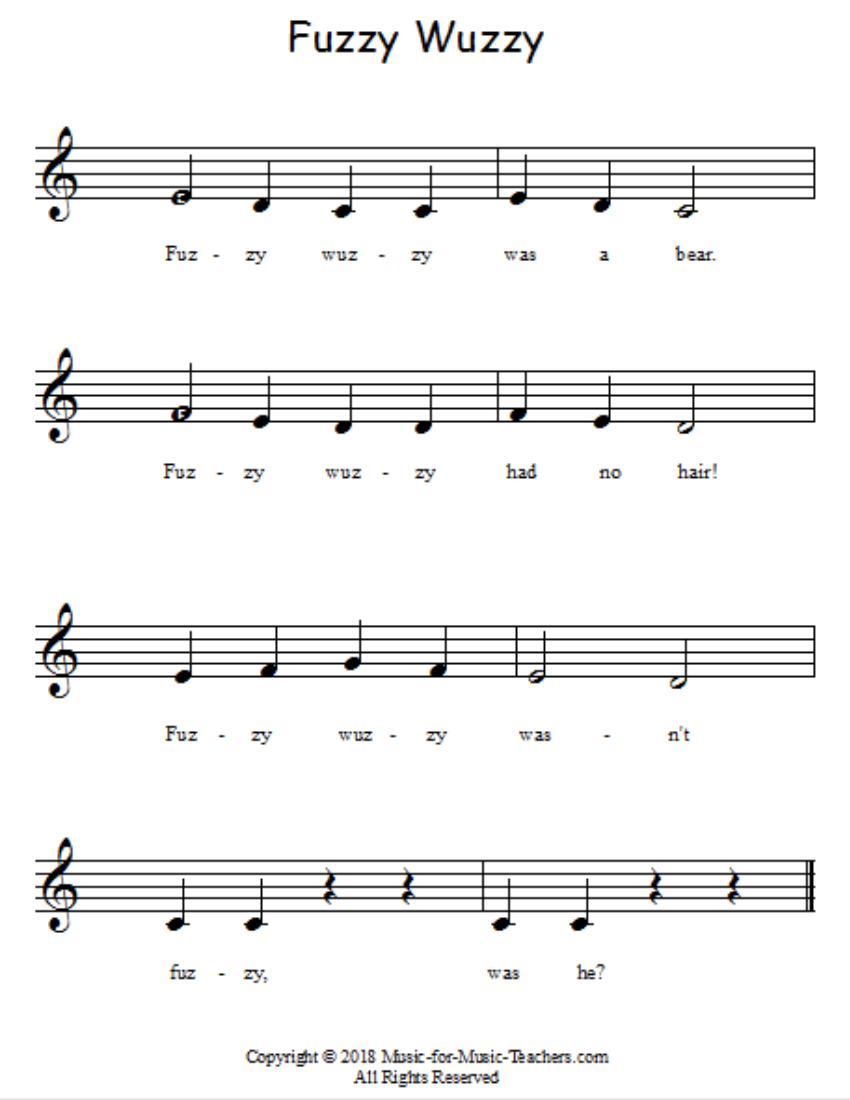
#> input picture midi_conversion/data/fuzzy-wuzzy.png, 850 x 1100 px
$ python hough.py
#> lines starting #> are read from the running program, lines starting #| are printed output that depends on the picture; after the words box and inside, x2 and y2 are one past the last pixel; in counts of white or black regions, pixels touching at a corner belong together
### code/sorin_cheat_staff_removal.py
import cv2
import numpy as np


def staff_removal(image_path):
#> called with image_path = '../midi_conversion/data/fuzzy-wuzzy.png'
    img = cv2.imread(image_path)
#> img is the input picture: shape (1100, 850, 3); mean B, G, R 242.6, 242.5, 242.6
    img = cv2.cvtColor(img, cv2.COLOR_BGR2GRAY)
#> img: shape (1100, 850)

    img = cv2.bitwise_not(img)
    th2 = cv2.adaptiveThreshold(
        img, 255, cv2.ADAPTIVE_THRESH_MEAN_C, cv2.THRESH_BINARY, 15, -2)
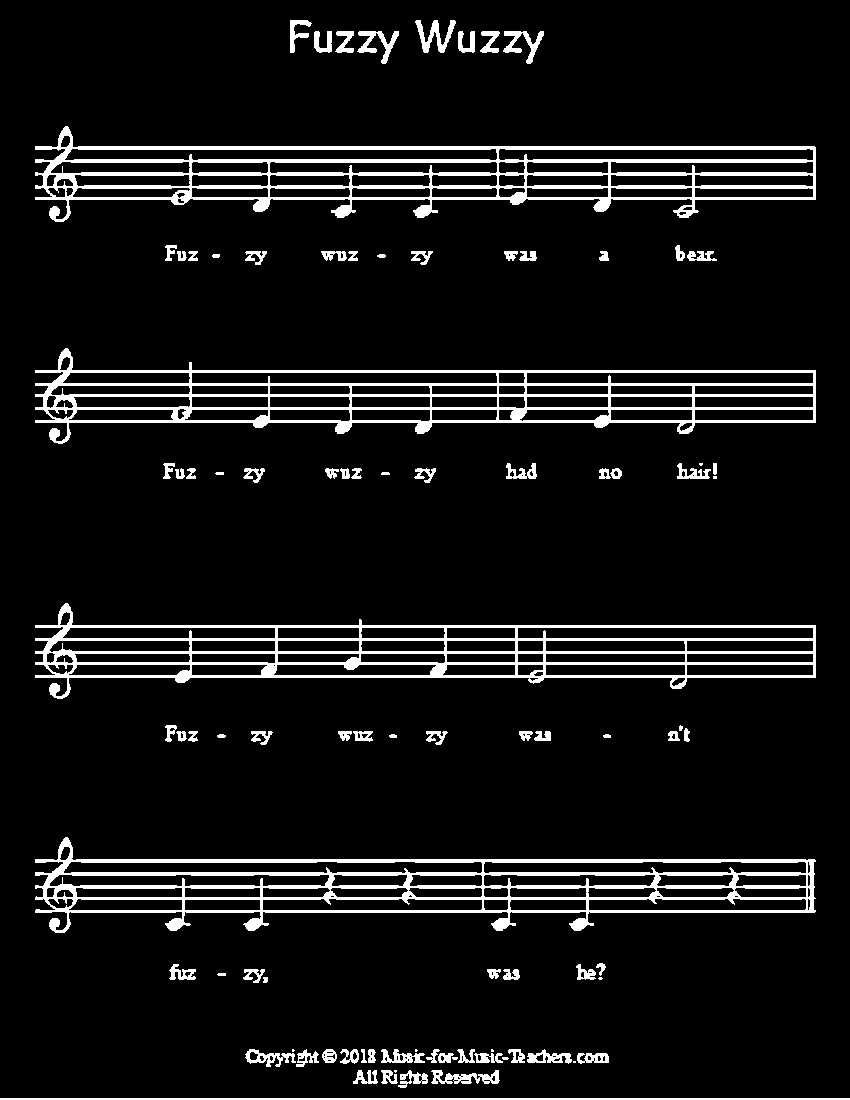
#> th2: shape (1100, 850); 8% white; 93 white regions (11 under 20 px), largest, box (x1, y1, x2, y2) and area: (35, 126, 816, 222) 16747, (35, 837, 816, 933) 16045, (35, 348, 816, 444) 14141
    # cv2.imshow("th2", th2)
    # cv2.waitKey(0)
    # cv2.destroyAllWindows()

    horizontal = th2
    vertical = th2
    rows, cols = horizontal.shape
#> rows = 1100; cols = 850

    # inverse the image, so that lines are black for masking
    horizontal_inv = cv2.bitwise_not(horizontal)
    # perform bitwise_and to mask the lines with provided mask
    masked_img = cv2.bitwise_and(img, img, mask=horizontal_inv)
    # reverse the image back to normal
    masked_img_inv = cv2.bitwise_not(masked_img)
    # cv2.imshow("masked img", masked_img_inv)
    # cv2.waitKey(0)
    # cv2.destroyAllWindows()

    horizontalsize = int(cols / 30)
#> horizontalsize = 28
    horizontalStructure = cv2.getStructuringElement(
        cv2.MORPH_RECT, (horizontalsize, 1))
    horizontal = cv2.erode(horizontal, horizontalStructure, (-1, -1))
#> horizontal: shape (1100, 850); 5% white; 23 white regions (2 under 20 px), largest, box (x1, y1, x2, y2) and area: (49, 146, 803, 150) 2879, (49, 859, 803, 863) 2668, (49, 159, 803, 163) 2622
    horizontal = cv2.dilate(horizontal, horizontalStructure, (-1, -1))
#> horizontal: shape (1100, 850); 5.5% white; 23 white regions, largest, box (x1, y1, x2, y2) and area: (36, 146, 817, 150) 3014, (36, 859, 817, 863) 2911, (36, 159, 817, 163) 2892
    # cv2.imshow("horizontal", horizontal)
    # cv2.waitKey(0)
    # cv2.destroyAllWindows()

    verticalsize = int(rows / 200)
#> verticalsize = 5
    verticalStructure = cv2.getStructuringElement(
        cv2.MORPH_RECT, (1, verticalsize))
#> verticalStructure = [1, 1, 1, 1, 1]
    vertical = cv2.erode(vertical, verticalStructure, (-1, -1))
#> vertical: shape (1100, 850); 1.4% white; 287 white regions (168 under 20 px), largest, box (x1, y1, x2, y2) and area: (416, 22, 455, 51) 389, (43, 605, 73, 667) 337, (43, 350, 73, 412) 334
    vertical = cv2.dilate(vertical, verticalStructure, (-1, -1))
#> vertical: shape (1100, 850); 2.2% white; 257 white regions (40 under 20 px), largest, box (x1, y1, x2, y2) and area: (416, 20, 455, 53) 545, (43, 603, 73, 669) 509, (43, 348, 73, 414) 506
    # cv2.imshow("vertical", vertical)
    # cv2.waitKey(0)
    # cv2.destroyAllWindows()

    vertical = cv2.bitwise_not(vertical)
    # cv2.imshow("vertical_bitwise_not", vertical)
    # cv2.waitKey(0)
    # cv2.destroyAllWindows()

    # step1
    edges = cv2.adaptiveThreshold(
        vertical, 255, cv2.ADAPTIVE_THRESH_MEAN_C, cv2.THRESH_BINARY, 3, -2)
#> edges: shape (1100, 850); 1.6% white in thin lines or dots, all inside (x1, y1, x2, y2) = (42, 19, 817, 1088)
    # cv2.imshow("edges", edges)
    # cv2.waitKey(0)
    # cv2.destroyAllWindows()

    # step2
    kernel = np.ones((2, 2), dtype="uint8")
    dilated = cv2.dilate(edges, kernel)
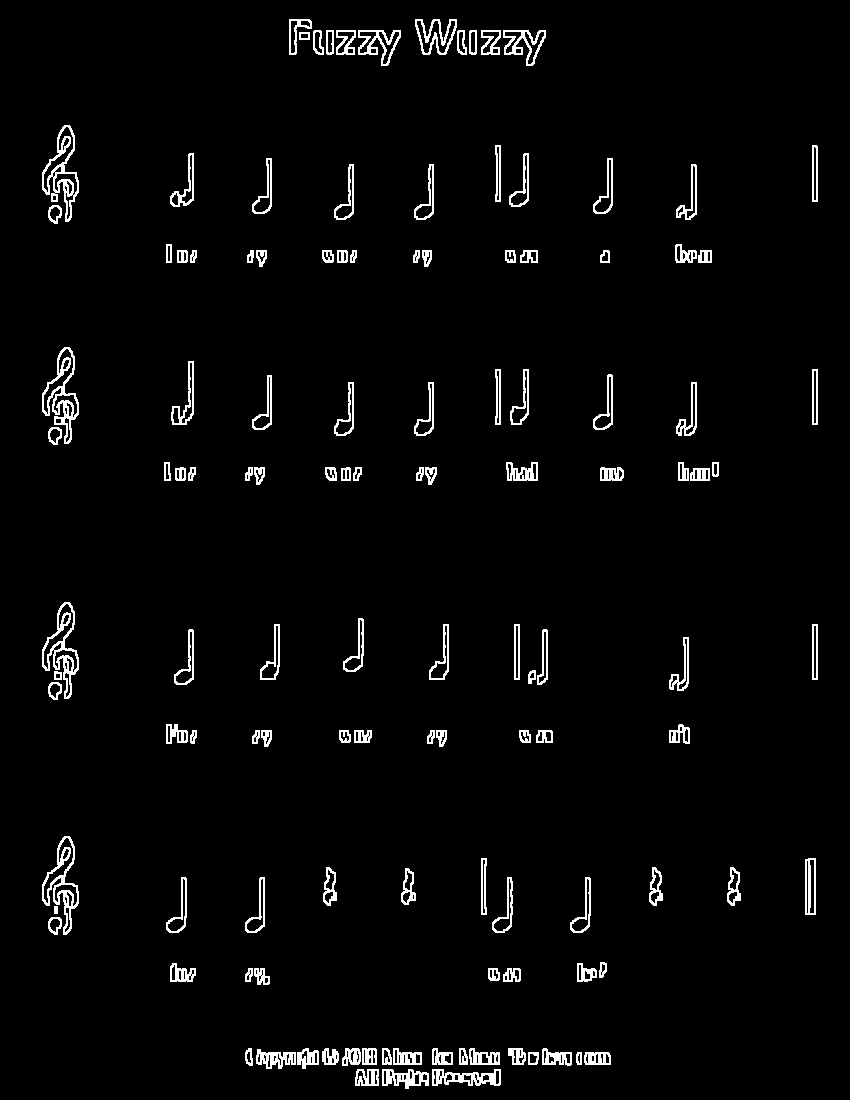
#> dilated: shape (1100, 850); 3.1% white in thin lines or dots, all inside (x1, y1, x2, y2) = (42, 19, 818, 1089)
    # cv2.imshow("dilated", dilated)
    # cv2.waitKey(0)
    # cv2.destroyAllWindows()

    # step3
    smooth = vertical.copy()

    # step 4
    smooth = cv2.blur(smooth, (4, 4))
    # cv2.imshow("smooth", smooth)
    # cv2.waitKey(0)
    # cv2.destroyAllWindows()

    # step 5
    (rows, cols) = np.where(img == 0)
    vertical[rows, cols] = smooth[rows, cols]
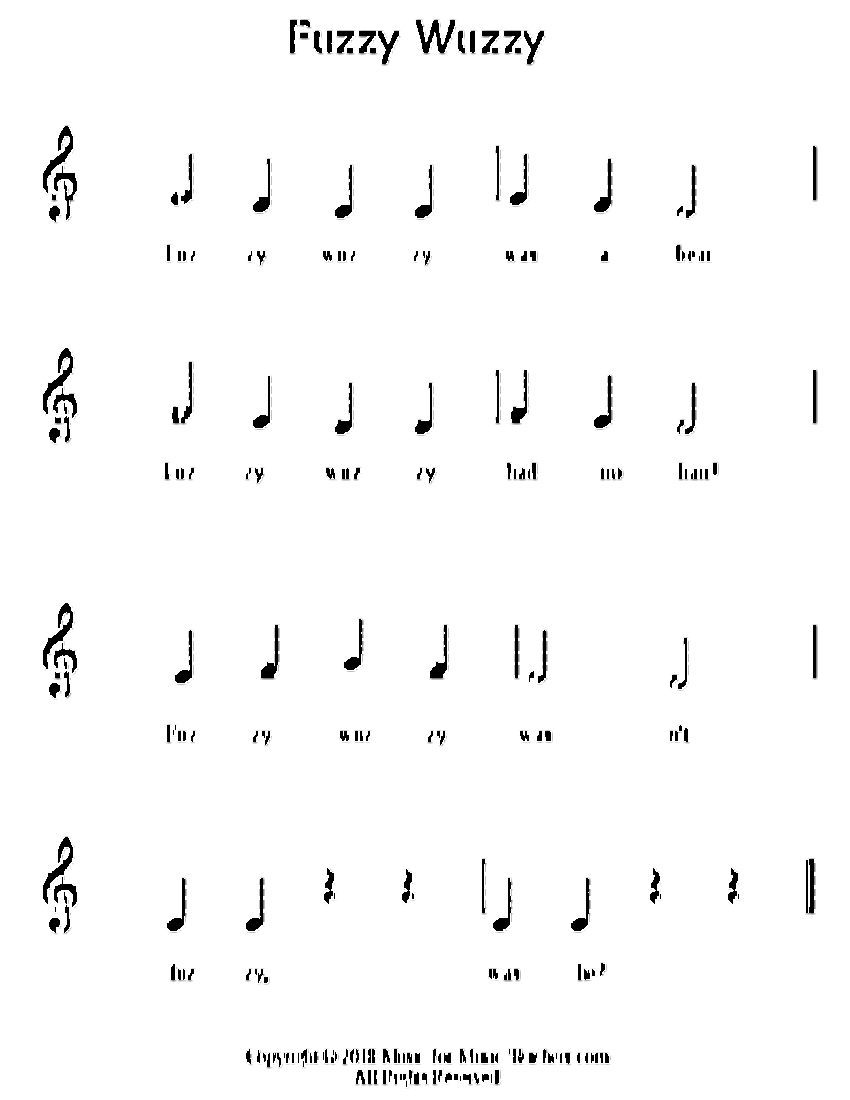
#> vertical: shape (1100, 850); min 0, max 255, mean 249

    return vertical

    # cv2.imshow("vertical_final", vertical)
    # cv2.waitKey(0)
    # cv2.destroyAllWindows()

### code/hough.py
from skimage.color import rgb2gray
from skimage.transform import rescale
from skimage import io, filters, feature, img_as_float32
import matplotlib.pyplot as plt
import csv
import sys
import argparse
import numpy as np
import scipy.io as scio
import matplotlib
import cv2 as cv
from skimage import data, color, img_as_ubyte, util
from skimage.feature import canny
from skimage.transform import hough_ellipse
from skimage.draw import ellipse_perimeter
from staff_detection import detect_staff_lines, find_staff_distance, process_image
from sorin_cheat_staff_removal import staff_removal

import matplotlib
matplotlib.use("TkAgg")


def main():

    # [5 lines of commented-out code are left out]
    img = staff_removal('../midi_conversion/data/fuzzy-wuzzy.png')
    img = resize_percentage(img, 200, 200)
    # blob_detection(img)

    circle_detection(img)
    return


def resize_percentage(img, width_percent, height_percent):
#> called with width_percent = 200, height_percent = 200
    width = int(img.shape[1] * width_percent / 100)
#> width = 1700
    height = int(img.shape[0] * height_percent / 100)
#> height = 2200
    dim = (width, height)
#> dim = (1700, 2200)
    # resize image
    img = cv.resize(img, dim, interpolation=cv.INTER_AREA)
#> img: shape (2200, 1700)
    return img


def blob_detection(im):
    # Read image
    # im = cv.cvtColor(im, cv.COLOR_BGR2GRAY)
    # Set up the detector with default parameters.
    detector = cv.SimpleBlobDetector_create()

    # Detect blobs.
    keypoints = detector.detect(im)

    # Draw detected blobs as red circles.
    # cv2.DRAW_MATCHES_FLAGS_DRAW_RICH_KEYPOINTS ensures the size of the circle corresponds to the size of blob
    im_with_keypoints = cv.drawKeypoints(im, keypoints, np.array(
        []), (0, 0, 255), cv.DRAW_MATCHES_FLAGS_DRAW_RICH_KEYPOINTS)

    # Show keypoints
    cv.imshow("Keypoints", im_with_keypoints)
    cv.waitKey(0)


def circle_detection(img):
    img = cv.medianBlur(img, 5)
    cimg = cv.cvtColor(img, cv.COLOR_GRAY2BGR)
    circles = cv.HoughCircles(img, cv.HOUGH_GRADIENT, 1, 40,
                              param1=50, param2=30, minRadius=0, maxRadius=100)
#> circles = [[848.5, 2120.5, 39.4], [754.5, 2119.5, 26]]
    circles = np.uint16(np.around(circles))
#> circles = [[848, 2120, 39], [754, 2120, 26]]
    for i in circles[0, :]:
        # draw the outer circle
        cv.circle(cimg, (i[0], i[1]), i[2], (0, 255, 0), 2)
        # draw the center of the circle
        cv.circle(cimg, (i[0], i[1]), 2, (0, 0, 255), 3)
#> this loop made 2 passes
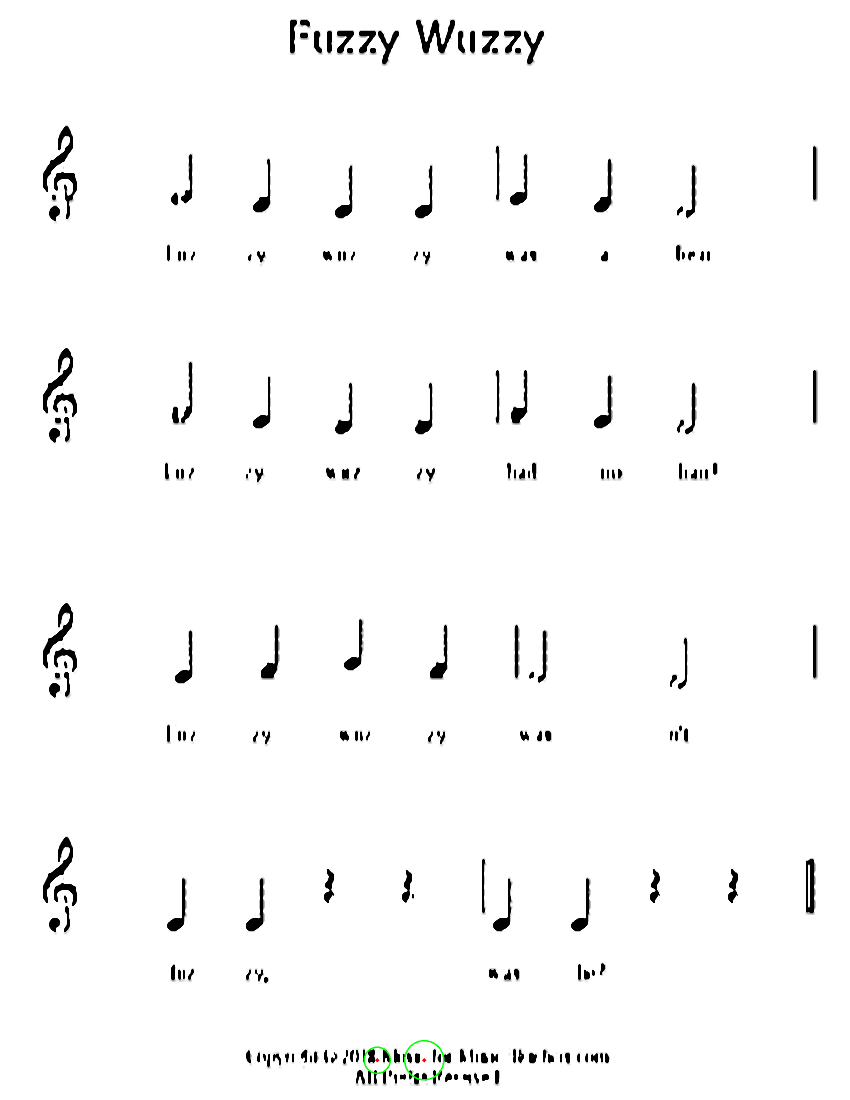
#> cimg: shape (2200, 1700, 3) (shown at 1/2 size); mean B, G, R 249.2, 249.3, 249.2
    cv.imshow('detected circles', cimg)
    cv.waitKey(0)
    cv.destroyAllWindows()


if __name__ == '__main__':
    main()
